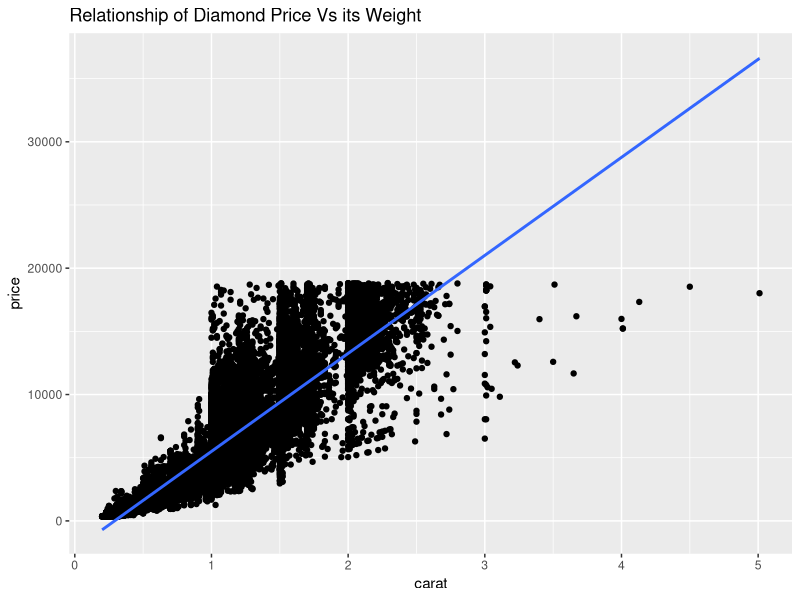

R code for this plot:
## ---- chunk 1
suppressPackageStartupMessages(library(ggplot2))
library(ggplot2)
head(diamonds)
## ---- chunk 2
suppressPackageStartupMessages(library(ggplot2))
library(ggplot2)
myTitle <- "Relationship of Diamond Price Vs its Weight"
    qplot(carat, price, data=diamonds, geom = c("point", "smooth"),method = "lm") + labs(title = myTitle)

